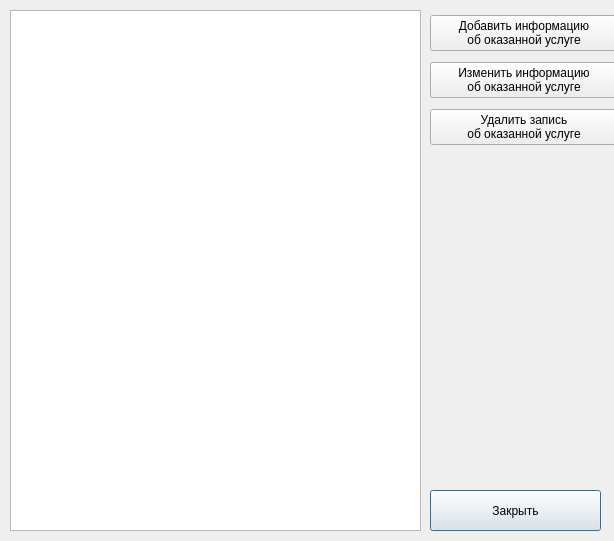
<?xml version="1.0" encoding="UTF-8"?>
<ui version="4.0">
 <class>LinkTableDialog</class>
 <widget class="QDialog" name="LinkTableDialog">
  <property name="geometry">
   <rect>
    <x>0</x>
    <y>0</y>
    <width>614</width>
    <height>541</height>
   </rect>
  </property>
  <property name="sizePolicy">
   <sizepolicy hsizetype="Fixed" vsizetype="Fixed">
    <horstretch>0</horstretch>
    <verstretch>0</verstretch>
   </sizepolicy>
  </property>
  <property name="windowTitle">
   <string>Dialog</string>
  </property>
  <widget class="LinkTableWidget" name="linktableWidget">
   <property name="geometry">
    <rect>
     <x>10</x>
     <y>10</y>
     <width>411</width>
     <height>521</height>
    </rect>
   </property>
   <property name="font">
    <font>
     <pointsize>8</pointsize>
    </font>
   </property>
   <property name="horizontalScrollBarPolicy">
    <enum>Qt::ScrollBarAlwaysOff</enum>
   </property>
  </widget>
  <widget class="QPushButton" name="pushButton">
   <property name="geometry">
    <rect>
     <x>430</x>
     <y>490</y>
     <width>171</width>
     <height>41</height>
    </rect>
   </property>
   <property name="text">
    <string>Закрыть</string>
   </property>
  </widget>
  <widget class="QWidget" name="">
   <property name="geometry">
    <rect>
     <x>430</x>
     <y>10</y>
     <width>188</width>
     <height>140</height>
    </rect>
   </property>
   <layout class="QVBoxLayout" name="verticalLayout">
    <item>
     <widget class="QPushButton" name="addService">
      <property name="text">
       <string>Добавить информацию
об оказанной услуге</string>
      </property>
     </widget>
    </item>
    <item>
     <widget class="QPushButton" name="editService">
      <property name="text">
       <string>Изменить информацию
об оказанной услуге</string>
      </property>
     </widget>
    </item>
    <item>
     <widget class="QPushButton" name="removeService">
      <property name="text">
       <string>Удалить запись
об оказанной услуге</string>
      </property>
     </widget>
    </item>
   </layout>
  </widget>
 </widget>
 <customwidgets>
  <customwidget>
   <class>LinkTableWidget</class>
   <extends>QListWidget</extends>
   <header location="global">linktablewidget.h</header>
  </customwidget>
 </customwidgets>
 <resources/>
 <connections/>
</ui>
